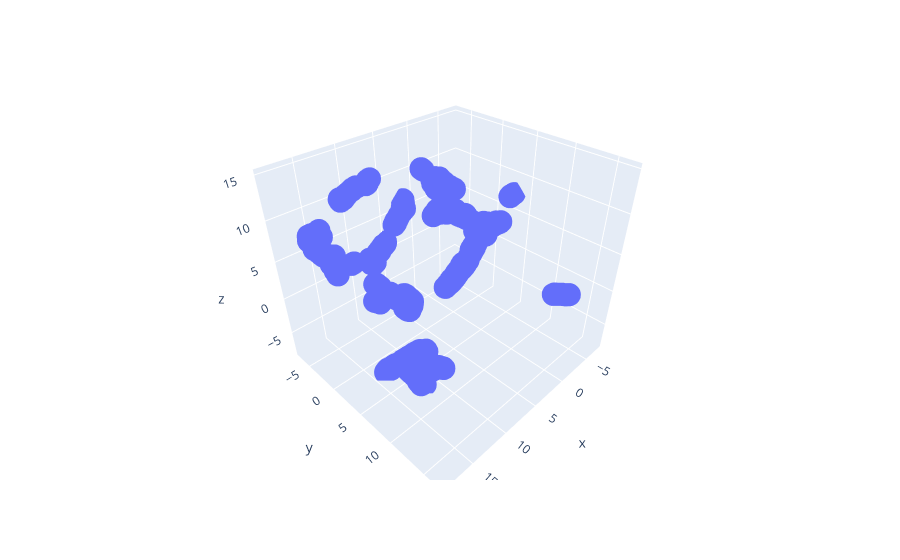

Notebook code cell kept with this figure:
### Code cell
px.scatter_3d(x=df_umap_rf[:, 0], y=df_umap_rf[:, 1], z=df_umap_rf[:, 2])

### Figure 1 — Plotly figure (JSON) as saved in the notebook; plotly's stock layout.template omitted (floating-point values rounded to 4 significant figures; data arrays with more than 128 entries replaced by an {"elided": "..."} marker saying what was removed)
{"data": [{"hovertemplate": "x=%{x}<br>y=%{y}<br>z=%{z}<extra></extra>", "legendgroup": "", "marker": {"color": "#636efa", "symbol": "circle"}, "mode": "markers", "name": "", "scene": "scene", "showlegend": false, "type": "scatter3d", "x": {"elided": "5685 float values"}, "y": {"elided": "5685 float values"}, "z": {"elided": "5685 float values"}}], "layout": {"legend": {"tracegroupgap": 0}, "margin": {"t": 60}, "scene": {"domain": {"x": [0, 1], "y": [0, 1]}, "xaxis": {"title": {"text": "x"}}, "yaxis": {"title": {"text": "y"}}, "zaxis": {"title": {"text": "z"}}}}}
